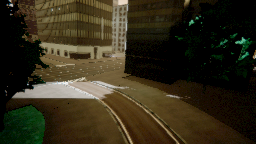
#> input picture dataset_wm_final/anchor_007500/anchor.png, 256 x 144 px
$ python -i generate.py   (imports and definitions only)
#> lines starting #> are read from the running program, lines starting #| are printed output that depends on the picture; after the words box and inside, x2 and y2 are one past the last pixel; in counts of white or black regions, pixels touching at a corner belong together
#!/usr/bin/env python3
# -*- coding: utf-8 -*-
"""
Script SEMPLIFICATO per la generazione del dataset usando AirSim
Basato sulla logica di capture_images.py - PULITO E DIRETTO
"""

import airsim
import os
import time
import random
import numpy as np
from PIL import Image, ImageEnhance, ImageOps
from io import BytesIO
import cv2
from sklearn.cluster import KMeans

# Parametri configurazione
IMG_SIZE = (224, 224)
DATASET_VERSION = "v4"
N_SAMPLES = 2500
CAPTURE_INTERVAL = 2
MIN_ALTITUDE = -8
MAX_ALTITUDE = 0

class SimpleDatasetGenerator:
    def __init__(self):
        self.dataset_dir = os.path.join(os.path.dirname(__file__), "..", f"dataset_{DATASET_VERSION}")
        self.backgrounds_dir = os.path.join(os.path.dirname(__file__), "..", "backgrounds")
        self.client = None
        print(f"📁 Directory dataset: {self.dataset_dir}")

    def setup_directories(self):
        """Crea le directory necessarie"""
        os.makedirs(self.dataset_dir, exist_ok=True)

    # [51 lines left out: functions connect_airsim, takeoff_and_setup, capture_scene_and_mask, not called in this run]

    def simple_obstacle_detection(self, scene_img):
        """APPROCCIO SEMPLICE: usa OpenCV per trovare ostacoli automaticamente"""

        # Converti in array numpy
        img_np = np.array(scene_img)

        # 1. EDGE DETECTION: trova i bordi degli edifici
        gray = cv2.cvtColor(img_np, cv2.COLOR_RGB2GRAY)
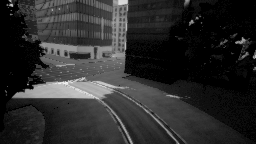
#> gray: shape (144, 256); min 0, max 243, mean 43.2
        edges = cv2.Canny(gray, 50, 150, apertureSize=3)
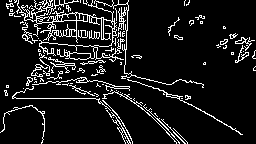
#> edges: shape (144, 256); 10.4% white in thin lines or dots

        # 2. CLUSTERING COLORI: separa cielo/ground dagli ostacoli
        h, w, c = img_np.shape
#> h = 144; w = 256; c = 3
        img_flat = img_np.reshape((-1, 3))

        # K-means per trovare 3 cluster principali (cielo, ground, ostacoli)
        kmeans = KMeans(n_clusters=3, random_state=42, n_init=10)
        labels = kmeans.fit_predict(img_flat)
        labels = labels.reshape((h, w))
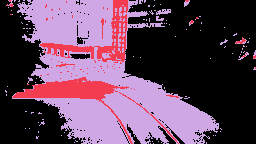
#> labels: shape (144, 256) int32; 3 distinct labels, from 0 to 2; one colour per label, 0 black

        # 3. ANALISI SPAZIALE: identifica quale cluster è cosa
        cluster_analysis = []
        for cluster_id in range(3):
            mask = (labels == cluster_id)
            y_coords, x_coords = np.where(mask)

            if len(y_coords) > 0:
                avg_y = np.mean(y_coords)
                top_ratio = np.sum(y_coords < h * 0.3) / len(y_coords)
                bottom_ratio = np.sum(y_coords > h * 0.7) / len(y_coords)

                # Luminosità media del cluster
                cluster_pixels = img_flat[labels.flatten() == cluster_id]
                avg_brightness = np.mean(cluster_pixels)

                cluster_analysis.append({
                    'id': cluster_id,
                    'avg_y': avg_y,
                    'top_ratio': top_ratio,
                    'bottom_ratio': bottom_ratio,
                    'brightness': avg_brightness,
                    'size': len(y_coords)
                })
#> this loop made 3 passes
#> (avg_y, top_ratio, bottom_ratio, avg_brightness) on passes 1 to 3: (68.53, 0.317, 0.262, 8.89), (68.25, 0.195, 0.0557, 149.5), (76.65, 0.314, 0.409, 59.25)
#> pass 1, in simple_obstacle_detection, `mask = (labels == cluster_id)`:
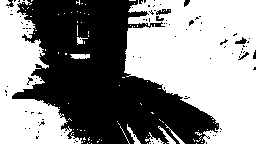
#> mask: shape (144, 256) bool; 54.7% white; 97 black regions (89 under 20 px), largest, box (x1, y1, x2, y2) and area: (12, 0, 219, 144) 16227, (156, 9, 171, 15) 57, (235, 37, 247, 44) 45
#> pass 3, in simple_obstacle_detection, `mask = (labels == cluster_id)`:
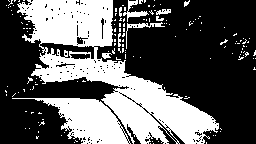
#> mask: shape (144, 256) bool; 36.9% white; 153 white regions (143 under 20 px), largest, box (x1, y1, x2, y2) and area: (17, 0, 219, 144) 10146, (12, 98, 131, 144) 2448, (123, 0, 149, 22) 170
#> after the loop, cluster_analysis = 3 items

        # Identifica cielo (più luminoso + in alto) e ground (in basso)
        cluster_analysis.sort(key=lambda x: x['brightness'], reverse=True)
        sky_cluster = cluster_analysis[0]['id']  # Più luminoso = cielo
#> sky_cluster = 1

        cluster_analysis.sort(key=lambda x: x['bottom_ratio'], reverse=True)
        ground_cluster = cluster_analysis[0]['id']  # Più in basso = ground
#> ground_cluster = 2

        # Se sky e ground sono uguali, prendi il secondo più luminoso come cielo
        if sky_cluster == ground_cluster:
            cluster_analysis.sort(key=lambda x: x['brightness'], reverse=True)
            sky_cluster = cluster_analysis[1]['id']

        print(f"[DEBUG] Sky cluster: {sky_cluster}, Ground cluster: {ground_cluster}")
#| [DEBUG] Sky cluster: 1, Ground cluster: 2

        # 4. CREA MASCHERA: tutto tranne cielo e ground = ostacoli
        obstacle_mask = np.ones((h, w), dtype=np.uint8) * 255
        obstacle_mask[labels == sky_cluster] = 0      # Cielo = nero
        obstacle_mask[labels == ground_cluster] = 0   # Ground = nero

        # 5. MORPHOLOGICAL OPERATIONS: pulisci la maschera
        kernel = cv2.getStructuringElement(cv2.MORPH_RECT, (3, 3))
        obstacle_mask = cv2.morphologyEx(obstacle_mask, cv2.MORPH_CLOSE, kernel)
        obstacle_mask = cv2.morphologyEx(obstacle_mask, cv2.MORPH_OPEN, kernel)

        # 6. COMBINA CON EDGE DETECTION: rinforza i bordi degli edifici
        edges_dilated = cv2.dilate(edges, kernel, iterations=1)
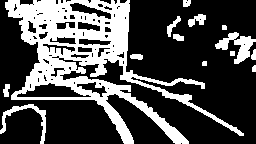
#> edges_dilated: shape (144, 256); 29.9% white; 14 white regions, largest, box (x1, y1, x2, y2) and area: (5, 0, 244, 144) 9504, (215, 32, 256, 64) 526, (0, 104, 46, 144) 379
        obstacle_mask = cv2.bitwise_or(obstacle_mask, edges_dilated)
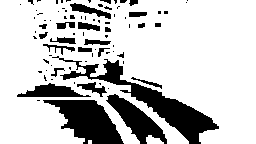
#> obstacle_mask: shape (144, 256); 77.7% white; 82 black regions (58 under 20 px), largest, box (x1, y1, x2, y2) and area: (52, 56, 219, 144) 2706, (43, 100, 124, 144) 1982, (106, 94, 167, 144) 1177

        # Converti in PIL Image
        mask_pil = Image.fromarray(obstacle_mask)

        # Debug
        obstacle_pixels = np.sum(obstacle_mask == 255)
#> obstacle_pixels = 28651
        total_pixels = h * w
#> total_pixels = 36864
        print(f"[DEBUG] Ostacoli: {obstacle_pixels} pixel ({obstacle_pixels/total_pixels*100:.1f}%)")
#| [DEBUG] Ostacoli: 28651 pixel (77.7%)

        return mask_pil

    # [138 lines left out: functions generate_positives, save_anchor_set, move_drone_randomly, generate_dataset, not called in this run]

def main():
    generator = SimpleDatasetGenerator()
    generator.generate_dataset()

# [2 lines not run here, left out]

>>> import cv2
>>> picture = cv2.cvtColor(cv2.imread('../../dataset_wm_final/anchor_007500/anchor.png'), cv2.COLOR_BGR2RGB)
>>> result = SimpleDatasetGenerator().simple_obstacle_detection(picture)

$ run again, on dataset_wm_final/anchor_007500/positive_3.png
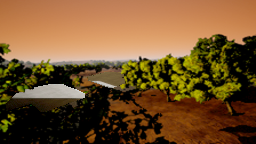
#> input picture dataset_wm_final/anchor_007500/positive_3.png, 256 x 144 px
#> in simple_obstacle_detection, `edges = cv2.Canny(gray, 50, 150, apertureSize=3)`:
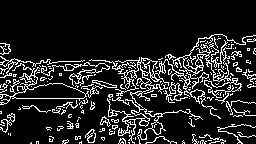
#> edges: shape (144, 256); 13.7% white in thin lines or dots, all inside (x1, y1, x2, y2) = (0, 34, 256, 144)
#> labels: shape (144, 256) int32; 3 distinct labels, from 0 to 2
#> the loop in simple_obstacle_detection, `for cluster_id in range(3):` made 3 passes
#> (avg_y, top_ratio, bottom_ratio, avg_brightness) on passes 1 to 3: (96.01, 0.0166, 0.447, 63.74), (32.42, 0.713, 0, 151.1), (101.9, 0.016, 0.562, 8.38)
#> after the loop in simple_obstacle_detection, `for cluster_id in range(3):`: cluster_analysis = 3 items
#> sky_cluster = 1
#> ground_cluster = 2
#| [DEBUG] Sky cluster: 1, Ground cluster: 2
#> edges_dilated: shape (144, 256); 39.5% white; 21 white regions (2 under 20 px), largest, box (x1, y1, x2, y2) and area: (0, 33, 256, 144) 12809, (216, 123, 256, 144) 358, (191, 133, 227, 144) 288
#> in simple_obstacle_detection, `obstacle_mask = cv2.bitwise_or(obstacle_mask, edges_dilated)`:
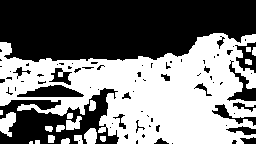
#> obstacle_mask: shape (144, 256); 47.4% white; 18 white regions (2 under 20 px), largest, box (x1, y1, x2, y2) and area: (0, 33, 256, 144) 16395, (0, 112, 16, 137) 254, (84, 128, 97, 144) 164
#> obstacle_pixels = 17475
#| [DEBUG] Ostacoli: 17475 pixel (47.4%)
